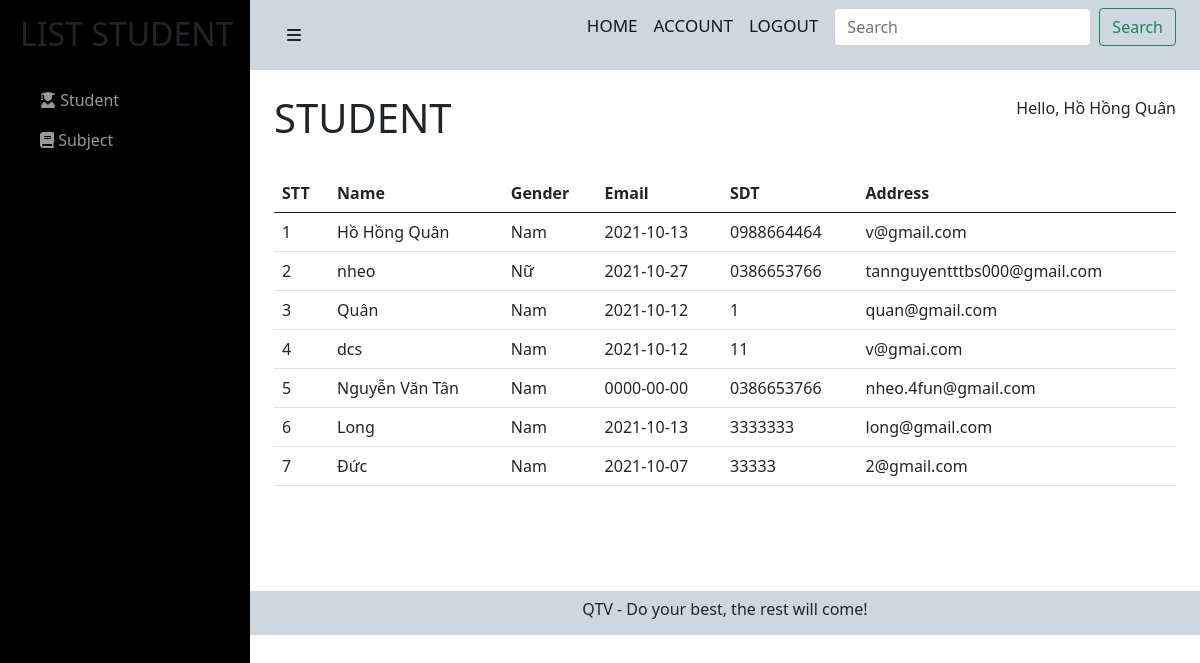
Page /admin/student/student.php (signed in) on the committed database.
### tables this page shows
CREATE TABLE `users` (
  `user_id` int(11) NOT NULL,
  `user_name` varchar(255) NOT NULL,
  `user_avatar` varchar(255) DEFAULT NULL,
  `user_gioitinh` tinyint(4) NOT NULL,
  `user_birthday` date NOT NULL,
  `user_phone` varchar(255) NOT NULL,
  `user_email` varchar(255) NOT NULL,
  `user_pass` varchar(255) NOT NULL,
  `user_level` int(11) NOT NULL,
  `status` tinyint(4) NOT NULL,
  `code` varchar(255) NOT NULL,
  `code_forgot` varchar(255) NOT NULL
);

### admin/student/student.php (the view, shortened to what this page needs)
<?php include('../../config/config.php');
?>
<link href="https://cdn.jsdelivr.net/npm/bootstrap@5.0.2/dist/css/bootstrap.min.css" rel="stylesheet">
<link rel="stylesheet" href="https://cdnjs.cloudflare.com/ajax/libs/font-awesome/6.0.0-beta2/css/all.min.css" />
<link rel="stylesheet" href="../../css/teacher-admin.css">
<div id="wrapper">
    <div id="sidebar-wrapper">
        <ul class="sidebar-nav">
        <li class="sidebar-brand">
                <h2>LIST STUDENT</h2>
            </li>
            <li>
                <a href="student.php"><i class="fas fa-user-graduate"></i>  Student</a>
            </li>
            <li>
                <a href="subject.php"><i class="fas fa-book"></i> Subject</a>
            </li>
        </ul>
    </div>
    <div id="page-content-wrapper">
        <div class="container-fluid">
            <div class="row">
                <div class="col-lg-12">
                    <nav class="navbar navbar-light">
                        <div class="container-fluid">
                            <a href="#menu-toggle" class="btn btn-default" id="menu-toggle"><i class="fas fa-bars"></i></a>
                            <form class="d-flex">
                                <a href="" class="navbar-brand">HOME</a>
                                <a href="./myprofile.php" class="navbar-brand">ACCOUNT</a>
                                <a href="../../login/logout.php" class="navbar-brand">LOGOUT</a>
                                <input class="form-control me-2" type="search" placeholder="Search" aria-label="Search">
                                <button class="btn btn-outline-success" type="submit">Search</button>
                            </form>
                        </div>
                    </nav>
                    <div class="container">
                        <br>
                        <div class="header-page">
                        <h1 class="page-title">STUDENT</h1>
                            <?php
                            if(isset($_SESSION['display-username']))
                            {
                                        echo $_SESSION['display-username'];
                            }
                            ?>
                            </div>
                        <br>
                        <table class="table">
                            <thead>
                                <tr>
                                    <th scope="col">STT</th>
                                    <th scope="col">Name</th>
                                    <th scope="col">Gender</th>
                                    <th scope="col">Email</th>
                                    <th scope="col">SDT</th>
                                    <th scope="col">Address</th>
                                </tr>
                            </thead>
                            <tbody>
                                <?php
                                $sql = "SELECT * from users where user_level = 0";
                                $res = mysqli_query($conn, $sql);
                                $sn = 1;
                                if ($res == true) {
                                    while ($row = mysqli_fetch_assoc($res)) {
                                        $user_gioitinh = $row['user_gioitinh'];
                                ?>
                                        <tr>
                                            <td><?php echo $sn++ ?></td>
                                            <td><?php echo $row['user_name']; ?></td>
                                            <td>
                                                <?php if ($user_gioitinh == 1) {
                                                    echo 'Nam';
                                                }
                                                if ($user_gioitinh == 0) {
                                                    echo 'Nữ';
                                                }
                                                ?>
                                            </td>
                                            <td><?php echo $row['user_birthday']; ?></td>
                                            <td><?php echo $row['user_phone']; ?></td>
                                            <td><?php echo $row['user_email']; ?></td>
                                        </tr>
                                <?php
                                    }
                                }
                                ?>
                            </tbody>
                        </table>
                    </div>
                </div>
            </div>
        </div>
        <footer>
            <p class="ftr text-center">
                QTV - Do your best, the rest will come!
            </p>
        </footer>
    </div>
</div>

### css/teacher-admin.css (style rules this page uses)
.row>* { padding : 0; }
#wrapper { padding-left: 0; -webkit-transition: all 0.5s ease; -moz-transition: all 0.5s ease; -o-transition: all 0.5s ease; transition: all 0.5s ease; }
.navbar-brand { font-size:17px; font-weight:500; }
#page-content-wrapper { padding: 50px; position: relative; }
#sidebar-wrapper { z-index: 1000; position: fixed; left: 250px; width: 0; height: 100%; margin-left: -250px; overflow-y: auto; background: #000; -webkit-transition: all 0.5s ease; -moz-transition: all 0.5s ease; -o-transition: all 0.5s ease; transition: all 0.5s ease; }
#page-content-wrapper { width: 100%; position: absolute; padding: 15px; }
.sidebar-nav { position: absolute; top: 0; width: 250px; margin: 0; padding: 0; list-style: none; }
.sidebar-nav li { text-indent: 20px; line-height: 40px; }
.sidebar-nav li a { display: block; text-decoration: none; color: #999999; }
.sidebar-nav > .sidebar-brand { height: 65px; font-size: 18px; line-height: 60px; margin-top: 15px; }
@media (min-width:768px) { #wrapper { padding-left: 250px; } }
@media (min-width:768px) { #sidebar-wrapper { width: 250px; } }
@media (min-width:768px) { #page-content-wrapper { padding: 0; position: relative; } }
.header-page { display: flex; justify-content: space-between; }
.navbar, .ftr { background-color: #ced6e0; }
.ftr { height:44px; margin-bottom: 0; padding-top:6px; }
.container { min-height: 521px; }

### rows in the picture
users: user_name "Hồ Hồng Quân", user_gioitinh "Nam", user_birthday "2021-10-13", user_phone "0988664464", user_email "v@gmail.com"
users: user_name "nheo", user_gioitinh "Nữ", user_birthday "2021-10-27", user_phone "0386653766", user_email "tannguyentttbs000@gmail.com"
users: user_name "Quân", user_gioitinh "Nam", user_birthday "2021-10-12", user_phone "1", user_email "quan@gmail.com"
users: user_name "dcs", user_gioitinh "Nam", user_birthday "2021-10-12", user_phone "11", user_email "v@gmai.com"
users: user_name "Nguyễn Văn Tân", user_gioitinh "Nam", user_birthday "0000-00-00", user_phone "0386653766", user_email "nheo.4fun@gmail.com"
users: user_name "Long", user_gioitinh "Nam", user_birthday "2021-10-13", user_phone "3333333", user_email "long@gmail.com"
users: user_name "Đức", user_gioitinh "Nam", user_birthday "2021-10-07", user_phone "33333", user_email "2@gmail.com"

### other values in the picture
$_SESSION['display-username'] "Hello, Hồ Hồng Quân"
